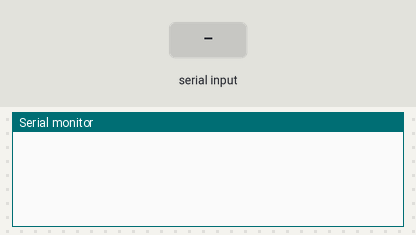
A sketch run on a simulated Arduino Uno, built with avr-gcc and run on an emulated ATmega328P. Shown: the last lines printed to the serial monitor. Inputs (shaded band) come from the test bench.

Above: at 1.2 s.
1.3 s: "1" received over Serial
At 2.5 s:
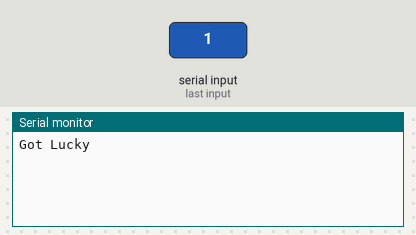
2.8 s: "0" received over Serial
At 3.8 s:
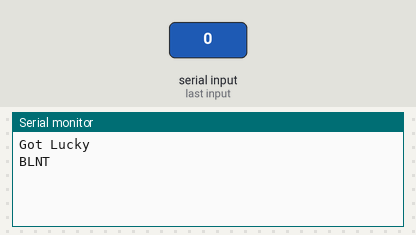

Measured:
- after the input at 1.3 s, the serial monitor: prints a new line at once (image 1)
- after the input at 2.8 s, the serial monitor: prints a new line at once (image 2)

The sketch:

check_xD.ino
```cpp
void setup()
{
  Serial.begin(9600);

}

void loop()
{
  char s;
  if (Serial.available())
  {
    s = Serial.read();
    if (s=='1')
      Serial.println("Got Lucky");
      else
Serial.println("BLNT");
  }
}
```
